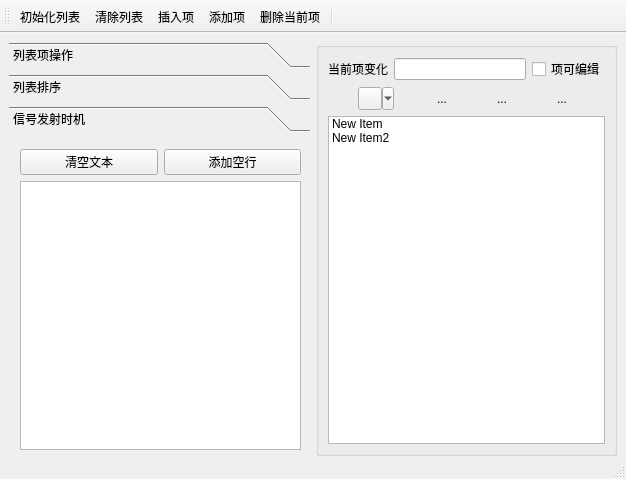
<?xml version="1.0" encoding="UTF-8"?>
<ui version="4.0">
 <class>MainWindow</class>
 <widget class="QMainWindow" name="MainWindow">
  <property name="geometry">
   <rect>
    <x>0</x>
    <y>0</y>
    <width>626</width>
    <height>479</height>
   </rect>
  </property>
  <property name="windowTitle">
   <string>MainWindow</string>
  </property>
  <widget class="QWidget" name="centralwidget">
   <layout class="QHBoxLayout" name="horizontalLayout_2" stretch="1,1">
    <property name="spacing">
     <number>6</number>
    </property>
    <property name="bottomMargin">
     <number>1</number>
    </property>
    <item>
     <widget class="QToolBox" name="toolBox">
      <property name="currentIndex">
       <number>2</number>
      </property>
      <widget class="QWidget" name="page">
       <property name="geometry">
        <rect>
         <x>0</x>
         <y>0</y>
         <width>301</width>
         <height>305</height>
        </rect>
       </property>
       <attribute name="icon">
        <iconset>
         <normaloff>../../../../../Work/QT/NewTest/favicon.ico</normaloff>../../../../../Work/QT/NewTest/favicon.ico</iconset>
       </attribute>
       <attribute name="label">
        <string>列表项操作</string>
       </attribute>
       <widget class="QWidget" name="layoutWidget">
        <property name="geometry">
         <rect>
          <x>20</x>
          <y>3</y>
          <width>231</width>
          <height>271</height>
         </rect>
        </property>
        <layout class="QGridLayout" name="gridLayout" rowminimumheight="1,1,1,1,1">
         <item row="0" column="0">
          <widget class="QToolButton" name="toolButton_Listini">
           <property name="text">
            <string>...</string>
           </property>
          </widget>
         </item>
         <item row="1" column="0">
          <widget class="QToolButton" name="toolButton_ListClear">
           <property name="text">
            <string>...</string>
           </property>
          </widget>
         </item>
         <item row="2" column="0">
          <widget class="QToolButton" name="toolButton_ListInsert">
           <property name="text">
            <string>...</string>
           </property>
          </widget>
         </item>
         <item row="3" column="0">
          <widget class="QToolButton" name="toolButton_ListAppend">
           <property name="text">
            <string>...</string>
           </property>
          </widget>
         </item>
         <item row="4" column="0">
          <widget class="QToolButton" name="toolButton_ListDelete">
           <property name="text">
            <string>...</string>
           </property>
          </widget>
         </item>
        </layout>
       </widget>
      </widget>
      <widget class="QWidget" name="page_2">
       <property name="geometry">
        <rect>
         <x>0</x>
         <y>0</y>
         <width>301</width>
         <height>305</height>
        </rect>
       </property>
       <attribute name="icon">
        <iconset>
         <normaloff>../../../../../Work/QT/NewTest/menu-ico/About.png</normaloff>../../../../../Work/QT/NewTest/menu-ico/About.png</iconset>
       </attribute>
       <attribute name="label">
        <string>列表排序</string>
       </attribute>
       <widget class="QWidget" name="layoutWidget">
        <property name="geometry">
         <rect>
          <x>20</x>
          <y>10</y>
          <width>241</width>
          <height>271</height>
         </rect>
        </property>
        <layout class="QGridLayout" name="gridLayout_3" rowstretch="1,2,2,1">
         <item row="0" column="0">
          <widget class="QCheckBox" name="checkBox_ListSort">
           <property name="text">
            <string>允许排序</string>
           </property>
          </widget>
         </item>
         <item row="1" column="0">
          <widget class="QToolButton" name="toolButton_ListSortUporder">
           <property name="text">
            <string>升序排序</string>
           </property>
          </widget>
         </item>
         <item row="2" column="0">
          <widget class="QToolButton" name="toolButton_ListSortDownorder">
           <property name="text">
            <string>降序排序</string>
           </property>
          </widget>
         </item>
         <item row="3" column="0">
          <spacer name="verticalSpacer">
           <property name="orientation">
            <enum>Qt::Vertical</enum>
           </property>
           <property name="sizeHint" stdset="0">
            <size>
             <width>20</width>
             <height>58</height>
            </size>
           </property>
          </spacer>
         </item>
        </layout>
       </widget>
      </widget>
      <widget class="QWidget" name="page_3">
       <property name="geometry">
        <rect>
         <x>0</x>
         <y>0</y>
         <width>301</width>
         <height>305</height>
        </rect>
       </property>
       <attribute name="icon">
        <iconset>
         <normaloff>../../../../../Work/QT/NewTest/menu-ico/Check.png</normaloff>../../../../../Work/QT/NewTest/menu-ico/Check.png</iconset>
       </attribute>
       <attribute name="label">
        <string>信号发射时机</string>
       </attribute>
       <widget class="QWidget" name="layoutWidget">
        <property name="geometry">
         <rect>
          <x>11</x>
          <y>11</y>
          <width>281</width>
          <height>301</height>
         </rect>
        </property>
        <layout class="QGridLayout" name="gridLayout_2">
         <item row="0" column="0">
          <layout class="QHBoxLayout" name="horizontalLayout">
           <item>
            <widget class="QPushButton" name="pushButton_TextClear">
             <property name="text">
              <string>清空文本</string>
             </property>
            </widget>
           </item>
           <item>
            <widget class="QPushButton" name="pushButton_TextAddLine">
             <property name="text">
              <string>添加空行</string>
             </property>
            </widget>
           </item>
          </layout>
         </item>
         <item row="1" column="0">
          <widget class="QPlainTextEdit" name="plainTextEdit"/>
         </item>
        </layout>
       </widget>
      </widget>
     </widget>
    </item>
    <item>
     <widget class="QGroupBox" name="groupBox">
      <property name="title">
       <string/>
      </property>
      <layout class="QVBoxLayout" name="verticalLayout">
       <item>
        <layout class="QHBoxLayout" name="horizontalLayout_3">
         <item>
          <widget class="QLabel" name="label">
           <property name="text">
            <string>当前项变化</string>
           </property>
          </widget>
         </item>
         <item>
          <widget class="QLineEdit" name="lineEdit"/>
         </item>
         <item>
          <widget class="QCheckBox" name="checkBox_Item">
           <property name="text">
            <string>项可编缉</string>
           </property>
          </widget>
         </item>
        </layout>
       </item>
       <item>
        <layout class="QHBoxLayout" name="horizontalLayout_4" stretch="3,1,1,1">
         <item>
          <widget class="QToolButton" name="toolButton_SelectItem">
           <property name="text">
            <string/>
           </property>
           <property name="popupMode">
            <enum>QToolButton::MenuButtonPopup</enum>
           </property>
           <property name="toolButtonStyle">
            <enum>Qt::ToolButtonTextBesideIcon</enum>
           </property>
          </widget>
         </item>
         <item>
          <widget class="QToolButton" name="toolButton_SeletcAll">
           <property name="text">
            <string>...</string>
           </property>
           <property name="autoRaise">
            <bool>true</bool>
           </property>
          </widget>
         </item>
         <item>
          <widget class="QToolButton" name="toolButton_SelectNone">
           <property name="text">
            <string>...</string>
           </property>
           <property name="autoRaise">
            <bool>true</bool>
           </property>
          </widget>
         </item>
         <item>
          <widget class="QToolButton" name="toolButton_SelectReverse">
           <property name="text">
            <string>...</string>
           </property>
           <property name="autoRaise">
            <bool>true</bool>
           </property>
          </widget>
         </item>
        </layout>
       </item>
       <item>
        <widget class="QListWidget" name="listWidget">
         <property name="contextMenuPolicy">
          <enum>Qt::CustomContextMenu</enum>
         </property>
         <item>
          <property name="text">
           <string>New Item</string>
          </property>
         </item>
         <item>
          <property name="text">
           <string>New Item2</string>
          </property>
          <property name="font">
           <font>
            <italic>false</italic>
           </font>
          </property>
         </item>
        </widget>
       </item>
      </layout>
     </widget>
    </item>
   </layout>
  </widget>
  <widget class="QMenuBar" name="menubar">
   <property name="geometry">
    <rect>
     <x>0</x>
     <y>0</y>
     <width>626</width>
     <height>21</height>
    </rect>
   </property>
  </widget>
  <widget class="QStatusBar" name="statusbar"/>
  <widget class="QToolBar" name="toolBar">
   <property name="windowTitle">
    <string>toolBar</string>
   </property>
   <attribute name="toolBarArea">
    <enum>TopToolBarArea</enum>
   </attribute>
   <attribute name="toolBarBreak">
    <bool>false</bool>
   </attribute>
   <addaction name="actionList_Ini"/>
   <addaction name="actionList_Clear"/>
   <addaction name="actionList_Insert"/>
   <addaction name="actionList_Append"/>
   <addaction name="actionList_Delete"/>
   <addaction name="separator"/>
  </widget>
  <action name="actionList_Ini">
   <property name="text">
    <string>初始化列表</string>
   </property>
   <property name="toolTip">
    <string>初始化列表</string>
   </property>
   <property name="shortcut">
    <string>Ctrl+I</string>
   </property>
  </action>
  <action name="actionList_Clear">
   <property name="text">
    <string>清除列表</string>
   </property>
   <property name="toolTip">
    <string>清除列表</string>
   </property>
  </action>
  <action name="actionList_Insert">
   <property name="text">
    <string>插入项</string>
   </property>
   <property name="toolTip">
    <string>插入项</string>
   </property>
   <property name="shortcut">
    <string>Ctrl+S</string>
   </property>
  </action>
  <action name="actionList_Append">
   <property name="text">
    <string>添加项</string>
   </property>
   <property name="toolTip">
    <string>添加项</string>
   </property>
   <property name="shortcut">
    <string>Ctrl+A</string>
   </property>
  </action>
  <action name="actionList_Delete">
   <property name="text">
    <string>删除当前项</string>
   </property>
   <property name="toolTip">
    <string>删除当前项</string>
   </property>
   <property name="shortcut">
    <string>Del</string>
   </property>
  </action>
  <action name="actionList_SletectAll">
   <property name="text">
    <string>全选</string>
   </property>
   <property name="toolTip">
    <string>全选</string>
   </property>
  </action>
  <action name="actionList_SelectNone">
   <property name="text">
    <string>全不选</string>
   </property>
   <property name="toolTip">
    <string>全不选</string>
   </property>
  </action>
  <action name="actionList_SelectReverse">
   <property name="text">
    <string>返选</string>
   </property>
   <property name="toolTip">
    <string>返选</string>
   </property>
  </action>
  <action name="actionQuit">
   <property name="text">
    <string>退出</string>
   </property>
   <property name="toolTip">
    <string>退出</string>
   </property>
  </action>
  <action name="actionSelectPopMenu">
   <property name="text">
    <string>项选择</string>
   </property>
   <property name="toolTip">
    <string>项选择</string>
   </property>
  </action>
 </widget>
 <resources/>
 <connections>
  <connection>
   <sender>actionSelectPopMenu</sender>
   <signal>triggered()</signal>
   <receiver>actionList_SelectReverse</receiver>
   <slot>trigger()</slot>
   <hints>
    <hint type="sourcelabel">
     <x>-1</x>
     <y>-1</y>
    </hint>
    <hint type="destinationlabel">
     <x>-1</x>
     <y>-1</y>
    </hint>
   </hints>
  </connection>
  <connection>
   <sender>actionQuit</sender>
   <signal>triggered()</signal>
   <receiver>MainWindow</receiver>
   <slot>close()</slot>
   <hints>
    <hint type="sourcelabel">
     <x>-1</x>
     <y>-1</y>
    </hint>
    <hint type="destinationlabel">
     <x>399</x>
     <y>299</y>
    </hint>
   </hints>
  </connection>
 </connections>
</ui>
